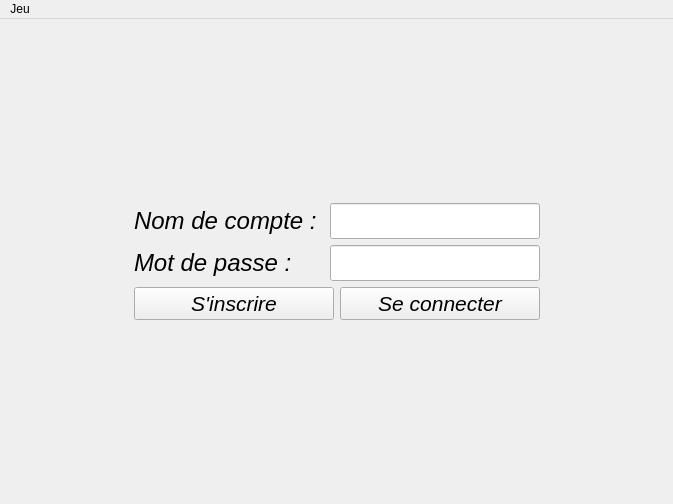
<?xml version="1.0" encoding="UTF-8"?>
<ui version="4.0">
 <class>CoMainWindow</class>
 <widget class="QMainWindow" name="CoMainWindow">
  <property name="geometry">
   <rect>
    <x>0</x>
    <y>0</y>
    <width>673</width>
    <height>504</height>
   </rect>
  </property>
  <property name="windowTitle">
   <string>le jeu</string>
  </property>
  <property name="styleSheet">
   <string notr="true"/>
  </property>
  <widget class="QWidget" name="lay_prin">
   <layout class="QVBoxLayout" name="verticalLayout_3">
    <item>
     <spacer name="spacerh">
      <property name="orientation">
       <enum>Qt::Vertical</enum>
      </property>
      <property name="sizeHint" stdset="0">
       <size>
        <width>20</width>
        <height>155</height>
       </size>
      </property>
     </spacer>
    </item>
    <item>
     <layout class="QHBoxLayout" name="lay_centre">
      <item>
       <spacer name="spacerg">
        <property name="orientation">
         <enum>Qt::Horizontal</enum>
        </property>
        <property name="sizeHint" stdset="0">
         <size>
          <width>40</width>
          <height>20</height>
         </size>
        </property>
       </spacer>
      </item>
      <item>
       <widget class="QFrame" name="bordure">
        <property name="styleSheet">
         <string notr="true"/>
        </property>
        <property name="frameShape">
         <enum>QFrame::NoFrame</enum>
        </property>
        <property name="frameShadow">
         <enum>QFrame::Plain</enum>
        </property>
        <property name="lineWidth">
         <number>5</number>
        </property>
        <property name="midLineWidth">
         <number>0</number>
        </property>
        <layout class="QVBoxLayout" name="verticalLayout_2">
         <item>
          <layout class="QVBoxLayout" name="boutetbar">
           <item>
            <layout class="QFormLayout" name="barres">
             <item row="0" column="0">
              <widget class="QLabel" name="text_ndc">
               <property name="font">
                <font>
                 <pointsize>18</pointsize>
                 <weight>50</weight>
                 <italic>true</italic>
                 <bold>false</bold>
                </font>
               </property>
               <property name="styleSheet">
                <string notr="true"/>
               </property>
               <property name="text">
                <string>Nom de compte : </string>
               </property>
              </widget>
             </item>
             <item row="0" column="1">
              <widget class="QLineEdit" name="bar_ndc">
               <property name="font">
                <font>
                 <pointsize>18</pointsize>
                 <weight>50</weight>
                 <italic>true</italic>
                 <bold>false</bold>
                </font>
               </property>
               <property name="maxLength">
                <number>50</number>
               </property>
              </widget>
             </item>
             <item row="1" column="0">
              <widget class="QLabel" name="text_mdp">
               <property name="font">
                <font>
                 <pointsize>18</pointsize>
                 <weight>50</weight>
                 <italic>true</italic>
                 <bold>false</bold>
                </font>
               </property>
               <property name="styleSheet">
                <string notr="true"/>
               </property>
               <property name="text">
                <string>Mot de passe : </string>
               </property>
              </widget>
             </item>
             <item row="1" column="1">
              <widget class="QLineEdit" name="bar_mdp">
               <property name="font">
                <font>
                 <pointsize>18</pointsize>
                 <weight>50</weight>
                 <italic>true</italic>
                 <bold>false</bold>
                </font>
               </property>
               <property name="maxLength">
                <number>50</number>
               </property>
               <property name="echoMode">
                <enum>QLineEdit::Password</enum>
               </property>
              </widget>
             </item>
            </layout>
           </item>
           <item>
            <layout class="QHBoxLayout" name="lay_bout">
             <item>
              <widget class="QPushButton" name="bout_ins">
               <property name="font">
                <font>
                 <pointsize>16</pointsize>
                 <weight>50</weight>
                 <italic>true</italic>
                 <bold>false</bold>
                </font>
               </property>
               <property name="cursor">
                <cursorShape>PointingHandCursor</cursorShape>
               </property>
               <property name="styleSheet">
                <string notr="true"/>
               </property>
               <property name="text">
                <string>S'inscrire</string>
               </property>
              </widget>
             </item>
             <item>
              <widget class="QPushButton" name="bout_co">
               <property name="font">
                <font>
                 <pointsize>16</pointsize>
                 <weight>50</weight>
                 <italic>true</italic>
                 <bold>false</bold>
                </font>
               </property>
               <property name="cursor">
                <cursorShape>PointingHandCursor</cursorShape>
               </property>
               <property name="styleSheet">
                <string notr="true"/>
               </property>
               <property name="text">
                <string>Se connecter</string>
               </property>
               <property name="icon">
                <iconset>
                 <normaloff>../la_guerre_des_7-build-desktop-Qt_4_8_1_dans_le_PATH__Syst_me__Release/flecheco.png</normaloff>../la_guerre_des_7-build-desktop-Qt_4_8_1_dans_le_PATH__Syst_me__Release/flecheco.png</iconset>
               </property>
               <property name="iconSize">
                <size>
                 <width>16</width>
                 <height>16</height>
                </size>
               </property>
              </widget>
             </item>
            </layout>
           </item>
          </layout>
         </item>
        </layout>
       </widget>
      </item>
      <item>
       <spacer name="spacerd">
        <property name="orientation">
         <enum>Qt::Horizontal</enum>
        </property>
        <property name="sizeHint" stdset="0">
         <size>
          <width>40</width>
          <height>20</height>
         </size>
        </property>
       </spacer>
      </item>
     </layout>
    </item>
    <item>
     <spacer name="spacerb">
      <property name="orientation">
       <enum>Qt::Vertical</enum>
      </property>
      <property name="sizeHint" stdset="0">
       <size>
        <width>20</width>
        <height>155</height>
       </size>
      </property>
     </spacer>
    </item>
   </layout>
  </widget>
  <widget class="QMenuBar" name="menu">
   <property name="geometry">
    <rect>
     <x>0</x>
     <y>0</y>
     <width>673</width>
     <height>25</height>
    </rect>
   </property>
   <widget class="QMenu" name="menu_jeu">
    <property name="title">
     <string>Jeu</string>
    </property>
    <addaction name="menu_jeu_quitter"/>
   </widget>
   <addaction name="menu_jeu"/>
  </widget>
  <action name="menu_jeu_quitter">
   <property name="text">
    <string>Quitter le jeu</string>
   </property>
  </action>
 </widget>
 <resources/>
 <connections/>
</ui>
